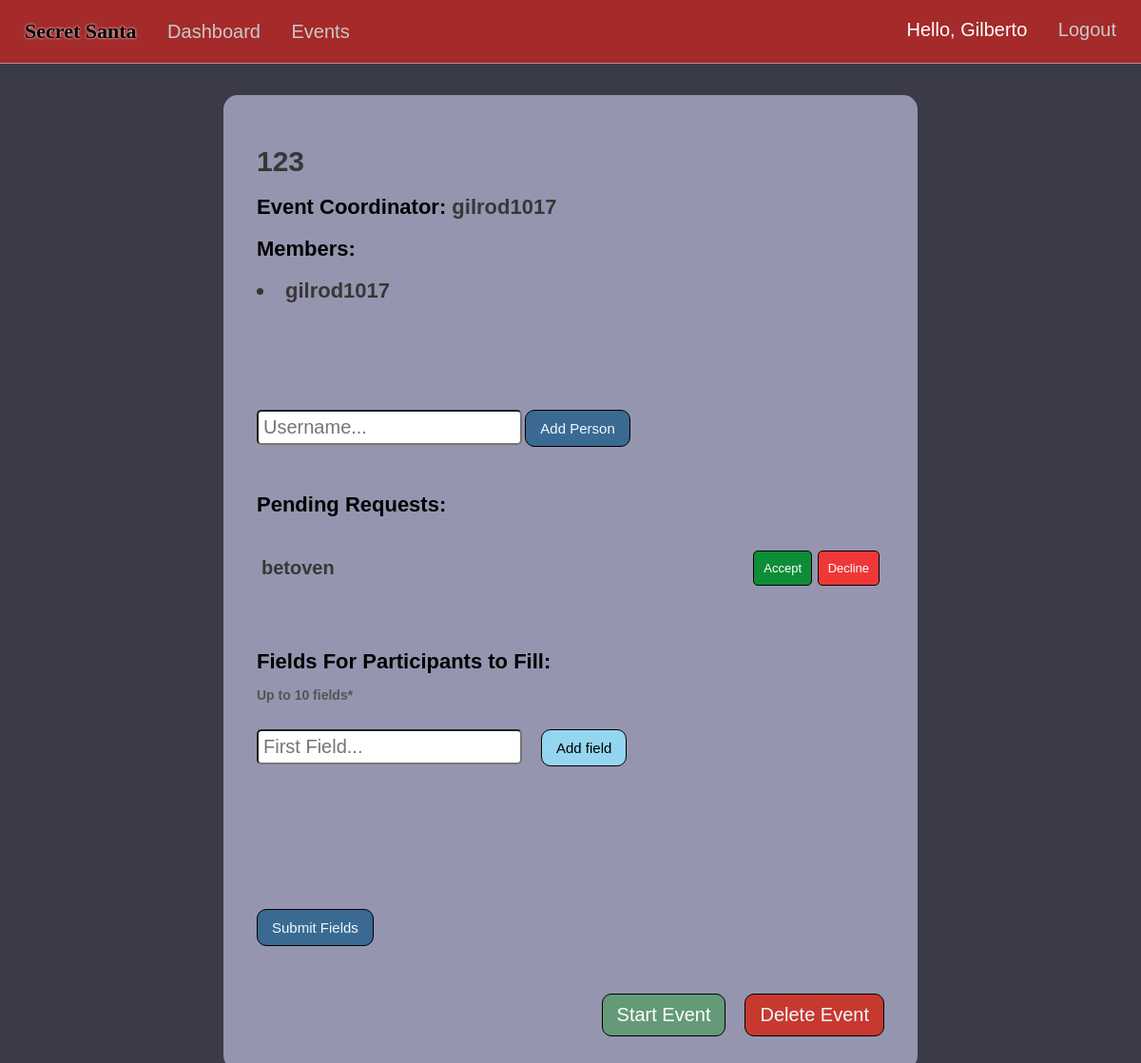
The page /event-info/id=7 (signed in) on the database as committed earlier.
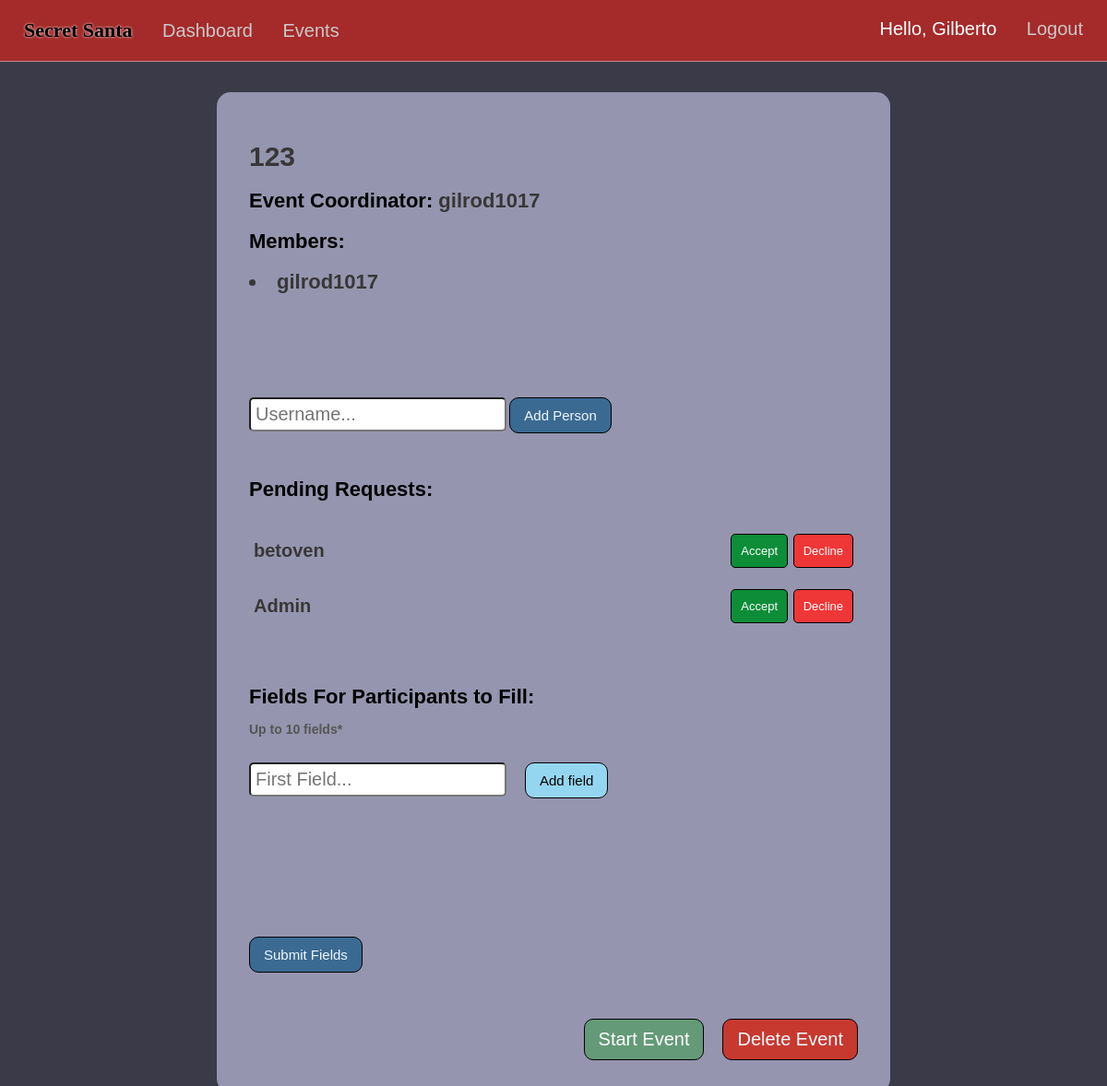
The same page on the database as committed later.
### market/models.py (models this page shows, shortened)
class EventMembers(db.Model):
    id = db.Column(db.Integer(), primary_key=True)
    event_id = db.Column(db.Integer(), db.ForeignKey('event.event_id'), nullable=False)
    user_id = db.Column(db.Integer(), db.ForeignKey('user.id'), nullable=False)
    status = db.Column(db.String(length=20))
    user = db.relationship('User', backref='event_members', lazy=True)
    events = db.relationship('Event', backref='event_link', lazy=True)

class User(db.Model, UserMixin):
    id = db.Column(db.Integer(), primary_key=True)
    username = db.Column(db.String(length=30), nullable=False, unique=True)
    first_name = db.Column(db.String(length=50), nullable=False)
    last_name = db.Column(db.String(length=50), nullable=False)
    email_address = db.Column(db.String(length=50), nullable=False, unique=True)
    password_hash = db.Column(db.String(length=60), nullable=False)
    events = db.relationship('Event', backref='coordinator', lazy=True)
    events_attending = db.relationship('EventMembers', backref='attendees', lazy=True)
    @property
    def password(self):
        return self.password_hash

### market/routes.py (the view, shortened to what this page needs)
@app.route("/event-info/id=<int:event_id>", methods=['GET','POST'])
@login_required
def event_info(event_id):
    event = Event.query.filter_by(event_id=event_id).first()
    event_pending = EventMembers.query.filter_by(event_id=event_id,status='pending').first()
    event_fields = EventFields.query.filter_by(event_id=event_id).first()
    member_status = EventMembers.query.filter_by(event_id=event_id,user_id=current_user.id,status='member').first()
    person_info = UserEventFields.query.filter_by(event_id=event_id,user_id=current_user.id).first()
    if not event:
        flash('Event not found.', category='danger')
        return redirect(url_for('events_page'))
    form=AddUserEvent()
    fieldform=FieldsForm()
    userfieldsform=UserFieldsForm()
    return render_template("info.html",event=event, form=form, event_pending=event_pending, event_fields=event_fields, fieldform=fieldform,userfieldsform=userfieldsform,member_status=member_status, person_info=person_info)

### market/forms.py (shortened to what this page needs)
class AddUserEvent(FlaskForm):
  username = StringField(validators=[DataRequired()])
  submit = SubmitField(label='Add Person')

class FieldsForm(FlaskForm):
  field_1 = StringField(label='Entry #1:', validators=[DataRequired()])
  field_2 = StringField(label='Entry #2:')
  field_3 = StringField(label='Entry #3:')
  field_4 = StringField(label='Entry #4:')
  field_5 = StringField(label='Entry #5:')
  field_6 = StringField(label='Entry #6:')
  field_7 = StringField(label='Entry #7:')
  field_8 = StringField(label='Entry #8:')
  field_9 = StringField(label='Entry #9:')
  field_10 = StringField(label='Entry #10:')
  submit = SubmitField(label='Submit Fields')

### market/models.py (called while the page is built)
@login_manager.user_loader
def load_user(user_id):
    return User.query.get(int(user_id))

### market/templates/info.html (shortened to what the changed rows need)
{% extends 'base.html' %}
  {% block style %}
  <link rel= "stylesheet" type= "text/css" href= "{{ url_for('static',filename='styles/events.css') }}">
  {% endblock %}
  {% block content %}
  {% if event.event_status=='open' %}
  <center>
    <div class="create-div">
      <div class="event">
        <div class="titles-div">
          <h1 class="e-title"><span class="event-info event-info-title">{{event.event_name}}</span></h1>
          <h1 class="event-title e-title">Event Coordinator: <span class="event-info">{{event.coordinator.username}}</span></h1>
          <h1 class="event-title e-title">Members:</h1>
          <h1 class="event-title e-title">
          {% for attendee in event.members %}
            {% if current_user.username==attendee.user.username %}
              {% if attendee.user.id==event.coordinator_id %}
                <li class="event-info">{{ attendee.user.username }} </li>
              {% elif attendee.status =='member'%}
              <div class="member-delete">
                <li class="event-info">{{ attendee.user.username }} </li>
              </div>
              {% endif %}
            {% endif %}
          {% endfor %}
            </h1>
        </div>
        {% if current_user.is_authenticated and current_user.id == event.coordinator.id %}
          {% if event_pending %}
            <div class="request-container">
              <h1 class="e-title">Pending Requests:</h1><br/>
              {% for attendee in event.members %}
                {% if attendee.status == 'pending'%}
                <div class="request-flex">
                  <h4>{{attendee.user.username}}</h4>
                  <div class="ad-btns">
                  <a href="{{ url_for('accept_member', member_id=attendee.user.id, event_id=event.event_id) }}"><button class="accept-btn">Accept</button></a>
                  <a href="{{ url_for('decline_member', member_id=attendee.user.id, event_id=event.event_id) }}"><button class="decline-btn">Decline</button></a>
                  </div>
                </div>
                {% endif%}
              {% endfor %}
            </div>
          {% endif %}
        {% endif %}
        <br><br><br><br>
        {% if current_user.is_authenticated and current_user.id == event.coordinator.id and not event_fields %}
          <h1 class="fields-title">Fields For Participants to Fill:</h1>
          <br>
          <br><br>
        {% endif%}
      </div>
    </div>
  </center>
  {% elif event.event_status=='closed' %}
  <p>Closed event</p>
  {% endif %}
  {% endblock %}

Rows that differ between the two databases and show on the page:
added EventMembers: user.username "Admin", shown under "Pending Requests:"
